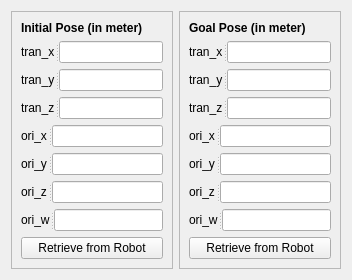
                      <widget class="QWidget" name="cartesianSpace_2">
                       <attribute name="title">
                        <string>Cartesian Space</string>
                       </attribute>
                       <layout class="QHBoxLayout" name="horizontalLayout_4">
                        <item>
                         <widget class="QFrame" name="frame_6">
                          <property name="frameShape">
                           <enum>QFrame::StyledPanel</enum>
                          </property>
                          <property name="frameShadow">
                           <enum>QFrame::Raised</enum>
                          </property>
                          <layout class="QVBoxLayout" name="verticalLayout_9">
                           <item>
                            <widget class="QLabel" name="label_27">
                             <property name="font">
                              <font>
                               <weight>75</weight>
                               <bold>true</bold>
                              </font>
                             </property>
                             <property name="text">
                              <string>Initial Pose (in meter)</string>
                             </property>
                            </widget>
                           </item>
                           <item>
                            <widget class="QSplitter" name="splitter_30">
                             <property name="orientation">
                              <enum>Qt::Horizontal</enum>
                             </property>
                             <widget class="QLabel" name="label_7">
                              <property name="text">
                               <string>tran_x</string>
                              </property>
                             </widget>
                             <widget class="QLineEdit" name="set_CS_init_tx_lineEdit">
                              <property name="maxLength">
                               <number>6</number>
                              </property>
                              <property name="clearButtonEnabled">
                               <bool>false</bool>
                              </property>
                             </widget>
                            </widget>
                           </item>
                           <item>
                            <widget class="QSplitter" name="splitter_31">
                             <property name="orientation">
                              <enum>Qt::Horizontal</enum>
                             </property>
                             <widget class="QLabel" name="label_33">
                              <property name="text">
                               <string>tran_y</string>
                              </property>
                             </widget>
                             <widget class="QLineEdit" name="set_CS_init_ty_lineEdit">
                              <property name="maxLength">
                               <number>6</number>
                              </property>
                              <property name="clearButtonEnabled">
                               <bool>false</bool>
                              </property>
                             </widget>
                            </widget>
                           </item>
                           <item>
                            <widget class="QSplitter" name="splitter_39">
                             <property name="orientation">
                              <enum>Qt::Horizontal</enum>
                             </property>
                             <widget class="QLabel" name="label_34">
                              <property name="text">
                               <string>tran_z</string>
                              </property>
                             </widget>
                             <widget class="QLineEdit" name="set_CS_init_tz_lineEdit">
                              <property name="maxLength">
                               <number>6</number>
                              </property>
                              <property name="clearButtonEnabled">
                               <bool>false</bool>
                              </property>
                             </widget>
                            </widget>
                           </item>
                           <item>
                            <widget class="QSplitter" name="splitter_40">
                             <property name="orientation">
                              <enum>Qt::Horizontal</enum>
                             </property>
                             <widget class="QLabel" name="label_35">
                              <property name="text">
                               <string>ori_x</string>
                              </property>
                             </widget>
                             <widget class="QLineEdit" name="set_CS_init_rx_lineEdit">
                              <property name="maxLength">
                               <number>6</number>
                              </property>
                              <property name="clearButtonEnabled">
                               <bool>false</bool>
                              </property>
                             </widget>
                            </widget>
                           </item>
                           <item>
                            <widget class="QSplitter" name="splitter_41">
                             <property name="orientation">
                              <enum>Qt::Horizontal</enum>
                             </property>
                             <widget class="QLabel" name="label_36">
                              <property name="text">
                               <string>ori_y</string>
                              </property>
                             </widget>
                             <widget class="QLineEdit" name="set_CS_init_ry_lineEdit">
                              <property name="maxLength">
                               <number>6</number>
                              </property>
                              <property name="clearButtonEnabled">
                               <bool>false</bool>
                              </property>
                             </widget>
                            </widget>
                           </item>
                           <item>
                            <widget class="QSplitter" name="splitter_42">
                             <property name="orientation">
                              <enum>Qt::Horizontal</enum>
                             </property>
                             <widget class="QLabel" name="label_37">
                              <property name="text">
                               <string>ori_z</string>
                              </property>
                             </widget>
                             <widget class="QLineEdit" name="set_CS_init_rz_lineEdit">
                              <property name="maxLength">
                               <number>6</number>
                              </property>
                              <property name="clearButtonEnabled">
                               <bool>false</bool>
                              </property>
                             </widget>
                            </widget>
                           </item>
                           <item>
                            <widget class="QSplitter" name="splitter_43">
                             <property name="orientation">
                              <enum>Qt::Horizontal</enum>
                             </property>
                             <widget class="QLabel" name="label_38">
                              <property name="text">
                               <string>ori_w</string>
                              </property>
                             </widget>
                             <widget class="QLineEdit" name="set_CS_init_w_lineEdit">
                              <property name="maxLength">
                               <number>6</number>
                              </property>
                              <property name="clearButtonEnabled">
                               <bool>false</bool>
                              </property>
                             </widget>
                            </widget>
                           </item>
                           <item>
                            <widget class="QPushButton" name="get_CS_init_robot_PB">
                             <property name="text">
                              <string>Retrieve from Robot</string>
                             </property>
                            </widget>
                           </item>
                          </layout>
                         </widget>
                        </item>
                        <item>
                         <widget class="QFrame" name="frame_35">
                          <property name="frameShape">
                           <enum>QFrame::StyledPanel</enum>
                          </property>
                          <property name="frameShadow">
                           <enum>QFrame::Raised</enum>
                          </property>
                          <layout class="QVBoxLayout" name="verticalLayout_10">
                           <item>
                            <widget class="QLabel" name="label_28">
                             <property name="font">
                              <font>
                               <weight>75</weight>
                               <bold>true</bold>
                              </font>
                             </property>
                             <property name="text">
                              <string>Goal Pose (in meter)</string>
                             </property>
                            </widget>
                           </item>
                           <item>
                            <widget class="QSplitter" name="splitter_32">
                             <property name="orientation">
                              <enum>Qt::Horizontal</enum>
                             </property>
                             <widget class="QLabel" name="label_42">
                              <property name="text">
                               <string>tran_x</string>
                              </property>
                             </widget>
                             <widget class="QLineEdit" name="set_CS_goal_tx_lineEdit">
                              <property name="maxLength">
                               <number>6</number>
                              </property>
                              <property name="clearButtonEnabled">
                               <bool>false</bool>
                              </property>
                             </widget>
                            </widget>
                           </item>
                           <item>
                            <widget class="QSplitter" name="splitter_33">
                             <property name="orientation">
                              <enum>Qt::Horizontal</enum>
                             </property>
                             <widget class="QLabel" name="label_45">
                              <property name="text">
                               <string>tran_y</string>
                              </property>
                             </widget>
                             <widget class="QLineEdit" name="set_CS_goal_ty_lineEdit">
                              <property name="maxLength">
                               <number>6</number>
                              </property>
                              <property name="clearButtonEnabled">
                               <bool>false</bool>
                              </property>
                             </widget>
                            </widget>
                           </item>
                           <item>
                            <widget class="QSplitter" name="splitter_34">
                             <property name="orientation">
                              <enum>Qt::Horizontal</enum>
                             </property>
                             <widget class="QLabel" name="label_41">
                              <property name="text">
                               <string>tran_z</string>
                              </property>
                             </widget>
                             <widget class="QLineEdit" name="set_CS_goal_tz_lineEdit">
                              <property name="maxLength">
                               <number>6</number>
                              </property>
                              <property name="clearButtonEnabled">
                               <bool>false</bool>
                              </property>
                             </widget>
                            </widget>
                           </item>
                           <item>
                            <widget class="QSplitter" name="splitter_35">
                             <property name="orientation">
                              <enum>Qt::Horizontal</enum>
                             </property>
                             <widget class="QLabel" name="label_40">
                              <property name="text">
                               <string>ori_x</string>
                              </property>
                             </widget>
                             <widget class="QLineEdit" name="set_CS_goal_rx_lineEdit">
                              <property name="maxLength">
                               <number>6</number>
                              </property>
                              <property name="clearButtonEnabled">
                               <bool>false</bool>
                              </property>
                             </widget>
                            </widget>
                           </item>
                           <item>
                            <widget class="QSplitter" name="splitter_36">
                             <property name="orientation">
                              <enum>Qt::Horizontal</enum>
                             </property>
                             <widget class="QLabel" name="label_44">
                              <property name="text">
                               <string>ori_y</string>
                              </property>
                             </widget>
                             <widget class="QLineEdit" name="set_CS_goal_ry_lineEdit">
                              <property name="maxLength">
                               <number>6</number>
                              </property>
                              <property name="clearButtonEnabled">
                               <bool>false</bool>
                              </property>
                             </widget>
                            </widget>
                           </item>
                           <item>
                            <widget class="QSplitter" name="splitter_37">
                             <property name="orientation">
                              <enum>Qt::Horizontal</enum>
                             </property>
                             <widget class="QLabel" name="label_39">
                              <property name="text">
                               <string>ori_z</string>
                              </property>
                             </widget>
                             <widget class="QLineEdit" name="set_CS_goal_rz_lineEdit">
                              <property name="maxLength">
                               <number>6</number>
                              </property>
                              <property name="clearButtonEnabled">
                               <bool>false</bool>
                              </property>
                             </widget>
                            </widget>
                           </item>
                           <item>
                            <widget class="QSplitter" name="splitter_38">
                             <property name="orientation">
                              <enum>Qt::Horizontal</enum>
                             </property>
                             <widget class="QLabel" name="label_43">
                              <property name="text">
                               <string>ori_w</string>
                              </property>
                             </widget>
                             <widget class="QLineEdit" name="set_CS_goal_w_lineEdit">
                              <property name="maxLength">
                               <number>6</number>
                              </property>
                              <property name="clearButtonEnabled">
                               <bool>false</bool>
                              </property>
                             </widget>
                            </widget>
                           </item>
                           <item>
                            <widget class="QPushButton" name="get_CS_goal_robot_PB">
                             <property name="text">
                              <string>Retrieve from Robot</string>
                             </property>
                            </widget>
                           </item>
                          </layout>
                         </widget>
                        </item>
                       </layout>
                      </widget>
